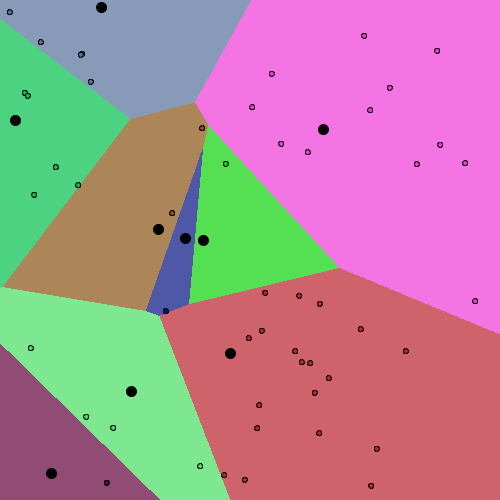
Frame 1 (no input)
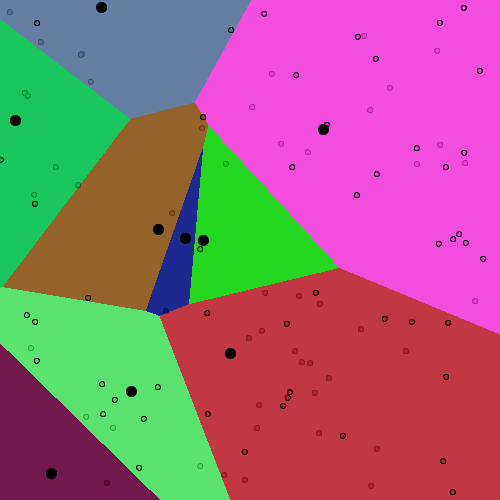
Frame 2 (the mouse pressed at the canvas centre, redrawn once)

The Processing sketch that drew these frames (run headless with seeded random() and noise(); the mouse was pressed at the canvas centre and the sketch redrawn once):

// Processing sketch: voronoi
// ── voronoi.pde
//Simple voronoi sketch by Nina Lutz

/*
Generate random nodes and their appropriate voronoi polygons
*/

int i = 0;
int ncolors = 9;
float[] towers_x = new float[ncolors];
float[] towers_y = new float[ncolors];
color[] tower_colors = new color[ncolors];
ArrayList<PVector> tower_1 = new ArrayList<PVector>();

Table values;
 
float minDistance = 0;
int minIndex = 0;
 
 // this is run once.
void setup()
{
    size(500, 500);
    background(250);

    smooth();
    
    noLoop();
 
    // Set towers position, random
    for(i=0; i < ncolors; i++)
    {
        towers_x[i] = random(width);
        towers_y[i] = random(height);
        tower_colors[i] = color(random(0, 255), random(0, 255), random(0, 255));
    }
    
}

void draw()
{  
    for(float px = 0; px < width; px++)
    {
         for(float py = 0; py < height; py++)
         {
             // Check distances to colors
             //check ONE distance
             minDistance = pow((px  - towers_x[0]), 2)  +  pow((py  - towers_y[0]), 2);
             minIndex = 0;
             //and iterate through for the rest
                       for (int i = 1; i < ncolors; i++)
                       {
                           float dist = ((px  - towers_x[i]) * (px - towers_x[i])) +  ((py  - towers_y[i]) * (py  - towers_y[i]));
                            
                           if (dist <= minDistance)
                           {
                               minDistance = dist;
                               minIndex = i;
                          }
                      }
            stroke(tower_colors[minIndex]);
            point(px, py);
        }
        
    }
    
    for(int i = 0; i<50; i++){
            float x = random(0, width);
            float y = random(0, height);
            
            //base case; away from the first tower 
            minDistance = pow((x  - towers_x[0]), 2)  +  pow((y  - towers_y[0]), 2);
            minIndex = 0;
            fill(tower_colors[minIndex]);
            stroke(0);
            ellipse(x, y, 5, 5); 
            fill(0);
            //iterate for other towers and replace with appropriate fill 
                   for (int nc = 1; nc < ncolors; nc++)
                         {
                             float dist = ((x  - towers_x[nc]) * (x - towers_x[nc])) +  ((y  - towers_y[nc]) * (y  - towers_y[nc]));
                              
                             if (dist <= minDistance)
                             {
                                 minDistance = dist;
                                 minIndex = nc;
                            }
                        }
            fill(tower_colors[minIndex]);
            stroke(0);
            ellipse(x, y, 5, 5); 
            fill(0);
                  
         }
                
            for(i=0; i < ncolors; i++)
                {
                    ellipse(towers_x[i], towers_y[i], 10, 10); 
                }
}

void mouseClicked(){
//  clear();
  setup();
  redraw();
}
